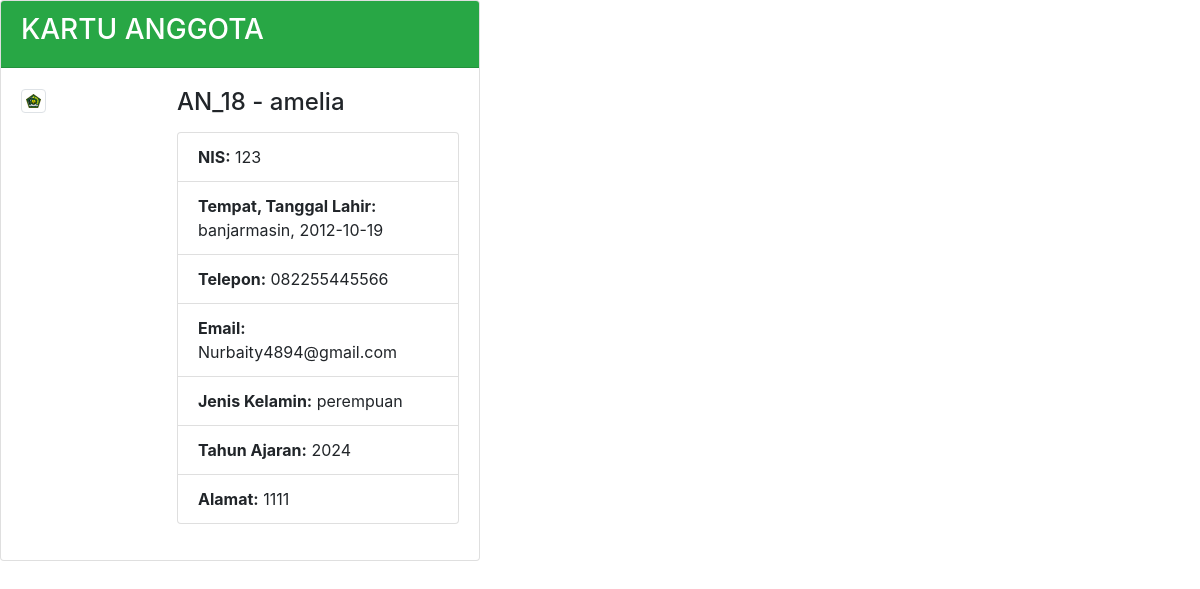
Before: /admin/anggota/kartu.php?id=18 with the older database file.
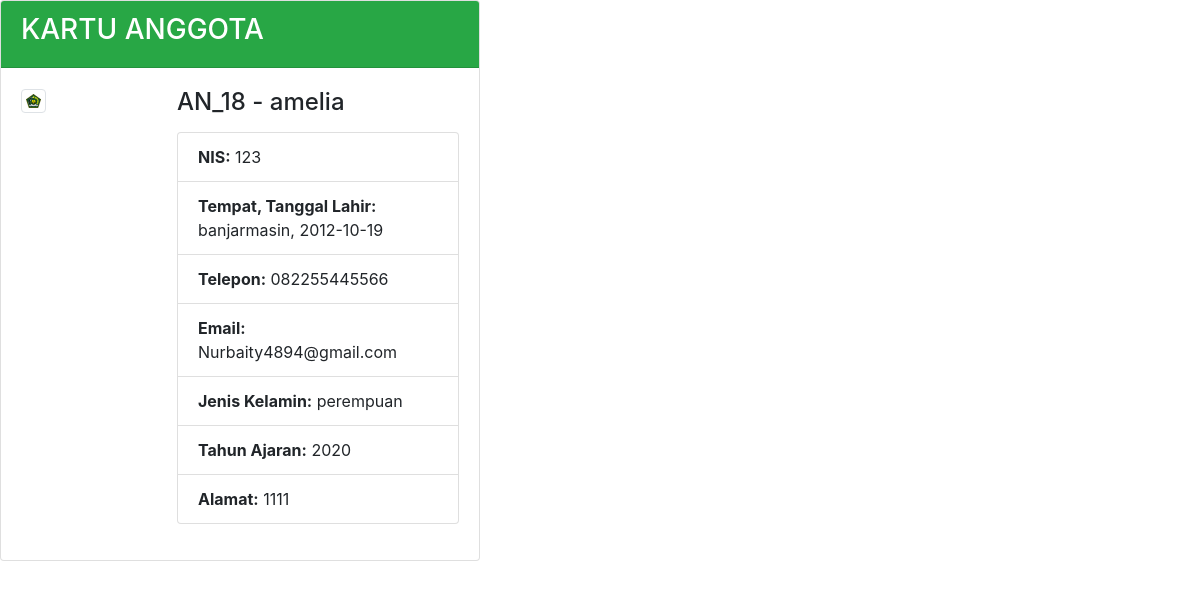
After: the same page with the newer database file.
### tables this page shows
CREATE TABLE `anggota` (
  `id` int(11) NOT NULL,
  `user_id` int(11) DEFAULT NULL,
  `nis` varchar(20) NOT NULL,
  `nama` varchar(100) NOT NULL,
  `email` varchar(100) NOT NULL DEFAULT 'm.nawir177@gmail.com',
  `telpon` varchar(15) NOT NULL DEFAULT '082255445566',
  `tempat_lahir` varchar(100) NOT NULL,
  `tanggal_lahir` varchar(100) NOT NULL,
  `kelamin` varchar(100) NOT NULL,
  `TA` varchar(100) NOT NULL,
  `alamat` text NOT NULL,
  `foto` varchar(100) NOT NULL,
  `verifikasi` tinyint(1) NOT NULL DEFAULT 0
);

### admin/controller.php (called while the page is built, shortened)
<?php
$conn = mysqli_connect('localhost', 'root', '', 'perpustakaan');
function show($table, $id)
{
   $query = "SELECT * FROM $table WHERE id='$id'";
   global $conn;
   $rows = [];
   $result = mysqli_query($conn, $query);
   while ($row = mysqli_fetch_assoc($result)) {
      $rows[] = $row;
   }
   return $rows[0];
}

### admin/anggota/kartu.php (the view, shortened to what this page needs)
<?php
$id = $_GET['id'];
include '../controller.php';
include './fungsi.php';
$anggota = show("anggota", $id);
?>
<!DOCTYPE html>
<html lang="en">
<head>
  <link rel="stylesheet" href="https://cdn.jsdelivr.net/npm/bootstrap@4.4.1/dist/css/bootstrap.min.css">
</head>
<body>
<div class="card" style="width:40%">
    <div class="card-header bg-success text-white">
      <h3>KARTU ANGGOTA</h3>
    </div>
    <div class="card-body">
      <div class="row mb-3">
        <div class="col-md-4">
          <img src="../<?= $anggota['foto']; ?>" class="img-thumbnail" alt="Foto Anggota" width="20%">
        </div>
        <div class="col-md-8">
          <h4 class="mb-3">AN_<?= $anggota['id']; ?> - <?= $anggota['nama']; ?></h4>
          <ul class="list-group">
            <li class="list-group-item"><strong>NIS:</strong> <?= $anggota['nis']; ?></li>
            <li class="list-group-item"><strong>Tempat, Tanggal Lahir:</strong> <?= $anggota['tempat_lahir'] ?>, <?= $anggota['tanggal_lahir']; ?></li>
            <li class="list-group-item"><strong>Telepon:</strong> <?= $anggota['telpon']; ?></li>
            <li class="list-group-item"><strong>Email:</strong> <?= $anggota['email']; ?></li>
            <li class="list-group-item"><strong>Jenis Kelamin:</strong> <?= $anggota['kelamin']; ?></li>
            <li class="list-group-item"><strong>Tahun Ajaran:</strong> <?= $anggota['TA']; ?></li>
            <li class="list-group-item"><strong>Alamat:</strong> <?= $anggota['alamat']; ?></li>
          </ul>
        </div>
      </div>
    </div>
  </div>
</body>
</html>

Changed rows visible on the page:
changed anggota "amelia": TA "2024" → "2020"
